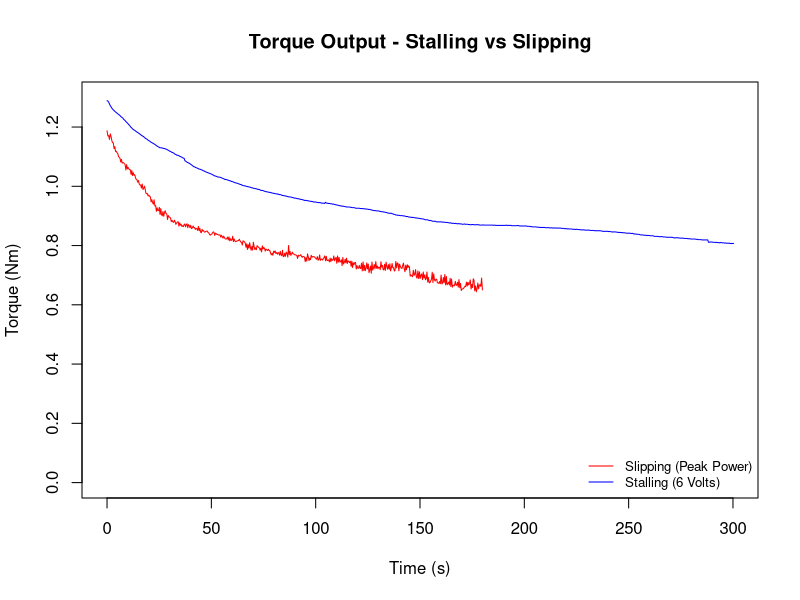

The R script that drew this image: (Note: a time limit stopped this script after it produced the figure.)
#!/usr/bin/env Rscript

peak <- read.csv("peak-power.csv", header = TRUE)
stall <- read.csv("stall-6v.csv", header = TRUE)

x11()

peak$Torque = (9.5488 * peak$Power) / 2670

plot(peak$Time,
     peak$Torque,
     col="red",
     type="l",
     ylim=c(0, 1.3),
     xlim=c(0, 300),
     xlab="Time (s)",
     ylab="Torque (Nm)",
     main="Torque Output - Stalling vs Slipping")
points(stall$Time,
       stall$Torque,
       col="blue",
       type="l")
legend(x = "bottomright",
       legend = c("Slipping (Peak Power)", "Stalling (6 Volts)"),
       col = c("red", "blue"),
       lty = 1,
       bty = "n",
       cex = 0.8)

dev.print(png, "plot.png", width = 1000, height = 1000)

Sys.sleep(1000)

# Do both draw the same current? We could plot this, or also Torque per Amp.
